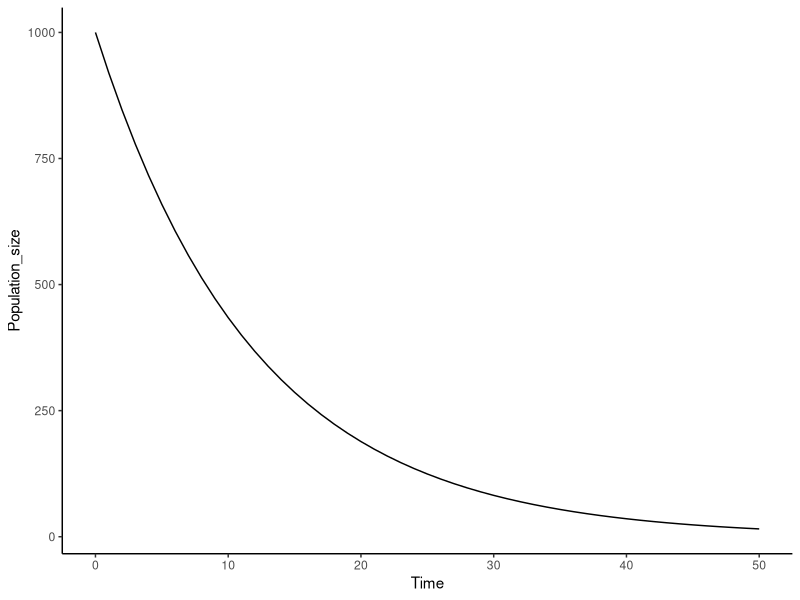
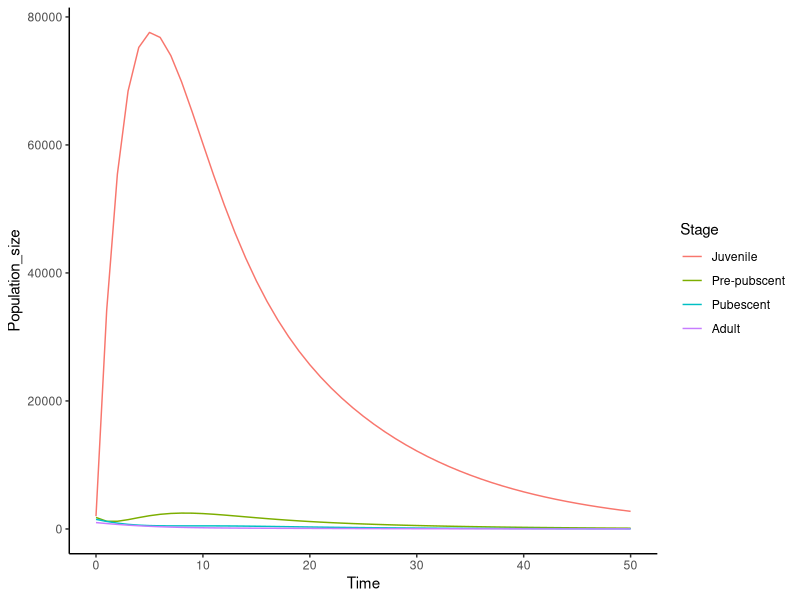
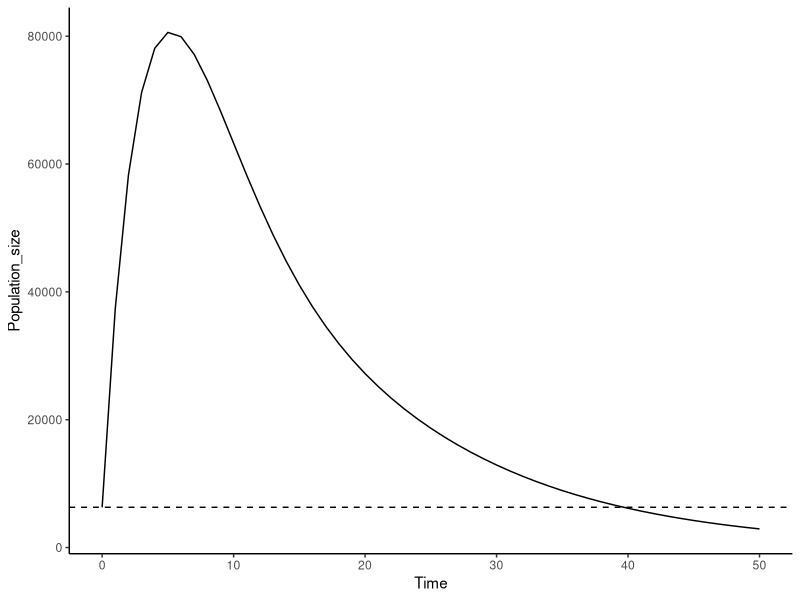
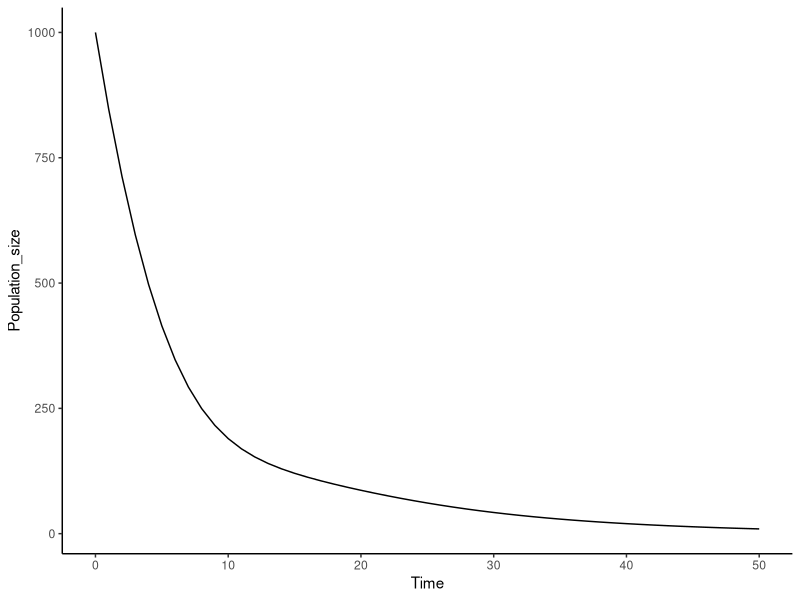
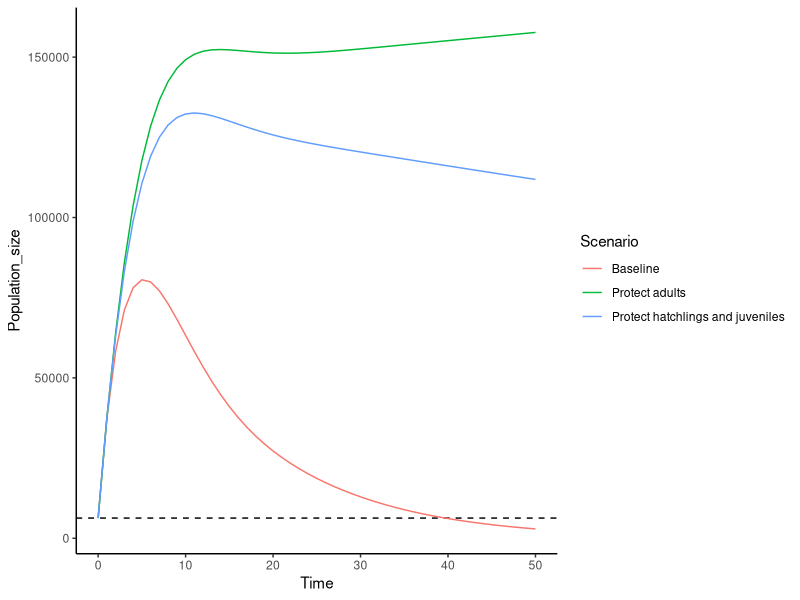

Recreate these plots in R, in order.
## ---- chunk 1
# load the libraries we need
library(tidyverse) # data wrangling and visualisation 'meta' package

# make a function called 'predict_pop' 
# 'predict_pop' will predict population size through time, given the following parameters:
# init_size = initial population size
# r = per capita growth rate or the population
# t = time (number of years to predict to)
predict_pop <- function(init_size, r, t){
  out <- rep(NA, t)
  out[1] <- init_size
  for(i in 1:t){
    out[i+1] <- out[i]*r
  }
  return(data.frame(Time = 0:t, 
                    Population_size = out))
}

# make predictions
predictions <- predict_pop(init_size = 1000, r = 0.92, t = 50)
tail(predictions) # look at the last 6 years
## ---- chunk 2
ggplot(predictions) +
  aes(x = Time, y = Population_size) +
  geom_line() +
  theme_classic()
## ---- chunk 3
# make a function called 'predict_life_stage' to predict the number of inidividuals in each life stage into the future
predict_life_stage <- function(init_size, # initial population size
                               fecundity, # number of eggs per individual in the population
                               surv_juv, # juvenile survival probability
                               surv_sa, # sub-adult (pre-pubescent) survival probability
                               surv_sp, # sub-adult (pubescent) survival probability
                               surv_a, # adult survival probability
                               growth_juv_sa, # probability of juvenile growing into sub-adult (pre-pubescent)
                               growth_sa_sp, # probability of sub-adult (pre-pubescent) growing into sub-adult (pubescent)
                               growth_sp_a, # probability of sub-adult (pubescent) growing into an adult
                               t # prediction time in years
                               ){
  trans_mat <- matrix(rep(0,16), nrow = 4, ncol = 4) # empty transition matrix (A)
  # populate the transition matrix with survival probabilities
  trans_mat[1,1] <- surv_juv
  trans_mat[1,4] <- fecundity
  trans_mat[2,1] <- growth_juv_sa
  trans_mat[2,2] <- surv_sa
  trans_mat[3,2] <- growth_sa_sp
  trans_mat[3,3] <- surv_sp
  trans_mat[4,3] <- growth_sp_a
  trans_mat[4,4] <- surv_a
  
  out <- list() # list for storing outputs
  out[[1]] <- data.frame(Time = 0, Stage = c('Juvenile', 'Pre-pubscent', 'Pubescent', 'Adult'), Population_size = init_size) # initialise list in year 0
  for(i in 1:t){ # for loop to make predictions in each year
    out[[i+1]] <- data.frame(Time = i, Stage = c('Juvenile', 'Pre-pubscent', 'Pubescent', 'Adult'), Population_size = trans_mat %*% out[[i]]$Population_size)}
  
  # return dataframe of predictions and the transition matrix (A)
  return(list(do.call(rbind, out), trans_mat)) 
}

# make predictions
predictions <- predict_life_stage(init_size = c(2000, 1800, 1500, 1000),
                                  fecundity = 32.54,
                                  surv_juv = 0.816,
                                  surv_sa = 0.657,
                                  surv_sp = 0.717,
                                  surv_a = 0.782,
                                  growth_juv_sa = 0.012,
                                  growth_sa_sp = 0.056,
                                  growth_sp_a = 0.043,
                                  t = 50)
tail(predictions[[1]], 4)
## ---- chunk 4
predictions[[1]] |> 
  mutate(Stage = factor(Stage, levels = c('Juvenile', 'Pre-pubscent', 'Pubescent', 'Adult'))) |> 
  ggplot() +
  aes(x = Time, y = Population_size, col = Stage) +
  geom_line() +
  theme_classic()
## ---- chunk 5
predictions[[1]] |> 
  group_by(Time) |> 
  summarise(Population_size = sum(Population_size)) |> 
  ggplot() +
  aes(x = Time, y = Population_size) +
  geom_hline(yintercept = sum(filter(predictions[[1]], Time == 0)$Population_size), linetype = 'dashed') +
  geom_line() +
  theme_classic()
## ---- chunk 6
predictions[[1]] |> 
  filter(Stage == 'Adult') |> 
  ggplot() +
  aes(x = Time, y = Population_size) +
  geom_line() +
  theme_classic()
## ---- chunk 7
as.numeric(eigen(predictions[[2]])$values[1]) # get the dominant eigenvalue - this is the per capita population growth rate (r)
## ---- chunk 8
# make predictions Scenario 1
predictions_1 <- predict_life_stage(init_size = c(2000, 1800, 1500, 1000),
                                  fecundity = 32.54,
                                  surv_juv = 0.95,
                                  surv_sa = 0.657,
                                  surv_sp = 0.717,
                                  surv_a = 0.782,
                                  growth_juv_sa = 0.012,
                                  growth_sa_sp = 0.056,
                                  growth_sp_a = 0.043,
                                  t = 50)
tail(predictions_1[[1]], 4)

# make predictions Scenario 2
predictions_2 <- predict_life_stage(init_size = c(2000, 1800, 1500, 1000),
                                  fecundity = 32.54,
                                  surv_juv = 0.816,
                                  surv_sa = 0.657,
                                  surv_sp = 0.717,
                                  surv_a = 0.95,
                                  growth_juv_sa = 0.012,
                                  growth_sa_sp = 0.056,
                                  growth_sp_a = 0.043,
                                  t = 50)
tail(predictions_2[[1]], 4)
## ---- chunk 9
all_predictions <- bind_rows(data.frame(predictions[[1]], Scenario = 'Baseline'),
                             data.frame(predictions_1[[1]], Scenario = 'Protect hatchlings and juveniles'),
                             data.frame(predictions_2[[1]], Scenario = 'Protect adults'))

all_predictions |> 
  group_by(Scenario, Time) |> 
  summarise(Population_size = sum(Population_size)) |> 
  ggplot() +
  aes(x = Time, y = Population_size, col = Scenario) +
  geom_hline(yintercept = sum(c(2000, 1800, 1500, 1000)), linetype = 'dashed') +
  geom_line() +
  theme_classic()
